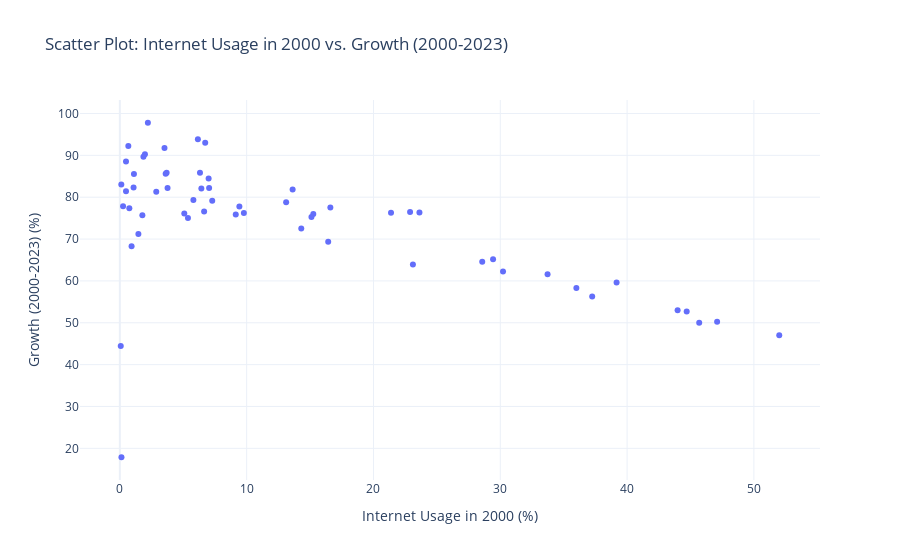

This figure's notebook cell:
### Markdown cell above
### Query: Scatter Plot of 2000 Internet Usage vs. Growth (2000–2023)

### Code cell
# SQL query to compute usage in 2000 and 2023, then calculate growth
query_scatter = """
SELECT 
    "country name" AS country,
    MAX(CASE WHEN year = 2000 THEN internet_usage END) AS usage_2000,
    MAX(CASE WHEN year = 2023 THEN internet_usage END) AS usage_2023,
    (MAX(CASE WHEN year = 2023 THEN internet_usage END) - MAX(CASE WHEN year = 2000 THEN internet_usage END)) AS growth
FROM internet_usage
GROUP BY "country name"
HAVING usage_2000 IS NOT NULL AND usage_2023 IS NOT NULL;
"""
df_scatter = pd.read_sql_query(query_scatter, conn)
print(df_scatter.head())

# Create an interactive scatter plot using Plotly Express
fig_scatter = px.scatter(
    df_scatter, 
    x='usage_2000', 
    y='growth', 
    hover_data=['country'],
    title='Scatter Plot: Internet Usage in 2000 vs. Growth (2000-2023)',
    labels={
        'usage_2000': 'Internet Usage in 2000 (%)',
        'growth': 'Growth (2000-2023) (%)'
    },
    template='plotly_white'
)
fig_scatter.show()

### Figure 1 — Plotly figure (JSON) as saved in the notebook; plotly's stock layout.template omitted (floating-point values rounded to 4 significant figures)
{"data": [{"customdata": [["Albania"], ["Argentina"], ["Austria"], ["Bahrain"], ["Bangladesh"], ["Belarus"], ["Belgium"], ["Bosnia and Herzegovina"], ["Brazil"], ["Bulgaria"], ["Chile"], ["China"], ["Costa Rica"], ["Croatia"], ["Cyprus"], ["Czechia"], ["Denmark"], ["Ecuador"], ["Estonia"], ["Finland"], ["France"], ["Georgia"], ["Germany"], ["Greece"], ["Hungary"], ["Indonesia"], ["Italy"], ["Kazakhstan"], ["Korea, Rep."], ["Kuwait"], ["Latvia"], ["Lithuania"], ["Luxembourg"], ["Malawi"], ["Malaysia"], ["Malta"], ["Mexico"], ["Netherlands"], ["Norway"], ["Oman"], ["Paraguay"], ["Poland"], ["Portugal"], ["Romania"], ["Russian Federation"], ["Saudi Arabia"], ["Singapore"], ["Slovak Republic"], ["Slovenia"], ["Spain"], ["Sweden"], ["Switzerland"], ["Thailand"], ["Turkiye"], ["United Arab Emirates"], ["Uzbekistan"], ["Viet Nam"], ["West Bank and Gaza"]], "hovertemplate": "Internet Usage in 2000 (%)=%{x}<br>Growth (2000-2023) (%)=%{y}<br>country=%{customdata[0]}<extra></extra>", "legendgroup": "", "marker": {"color": "#636efa", "symbol": "circle"}, "mode": "markers", "name": "", "orientation": "v", "showlegend": false, "x": [0.1141, 7.039, 33.73, 6.154, 0.07104, 1.86, 29.43, 1.083, 2.871, 5.371, 16.6, 1.776, 5.8, 6.645, 15.26, 9.781, 39.17, 1.462, 28.58, 37.25, 14.31, 0.4847, 30.22, 9.139, 7.0, 0.9256, 23.11, 0.6686, 44.7, 6.731, 6.319, 6.427, 22.89, 0.1268, 21.38, 13.11, 5.081, 43.98, 52, 3.52, 0.7476, 7.285, 16.43, 3.614, 1.977, 2.211, 36, 9.427, 15.11, 13.62, 45.69, 47.1, 3.689, 3.762, 23.63, 0.4843, 0.2542, 1.111], "xaxis": "x", "y": [83.02, 82.19, 61.6, 93.85, 44.43, 89.65, 65.19, 82.29, 81.28, 75.02, 77.52, 75.71, 79.33, 76.6, 75.97, 76.21, 59.6, 71.23, 64.61, 56.27, 72.53, 81.4, 62.26, 75.87, 84.45, 68.28, 63.92, 92.21, 52.72, 93.02, 85.87, 82.08, 76.46, 17.87, 76.31, 78.8, 76.1, 53.02, 47, 91.73, 77.35, 79.13, 69.36, 85.59, 90.27, 97.79, 58.29, 77.79, 75.27, 81.82, 50.02, 50.24, 85.85, 82.2, 76.37, 88.53, 77.83, 85.53], "yaxis": "y", "type": "scatter"}], "layout": {"xaxis": {"anchor": "y", "domain": [0, 1], "title": {"text": "Internet Usage in 2000 (%)"}}, "yaxis": {"anchor": "x", "domain": [0, 1], "title": {"text": "Growth (2000-2023) (%)"}}, "legend": {"tracegroupgap": 0}, "title": {"text": "Scatter Plot: Internet Usage in 2000 vs. Growth (2000-2023)"}}}
